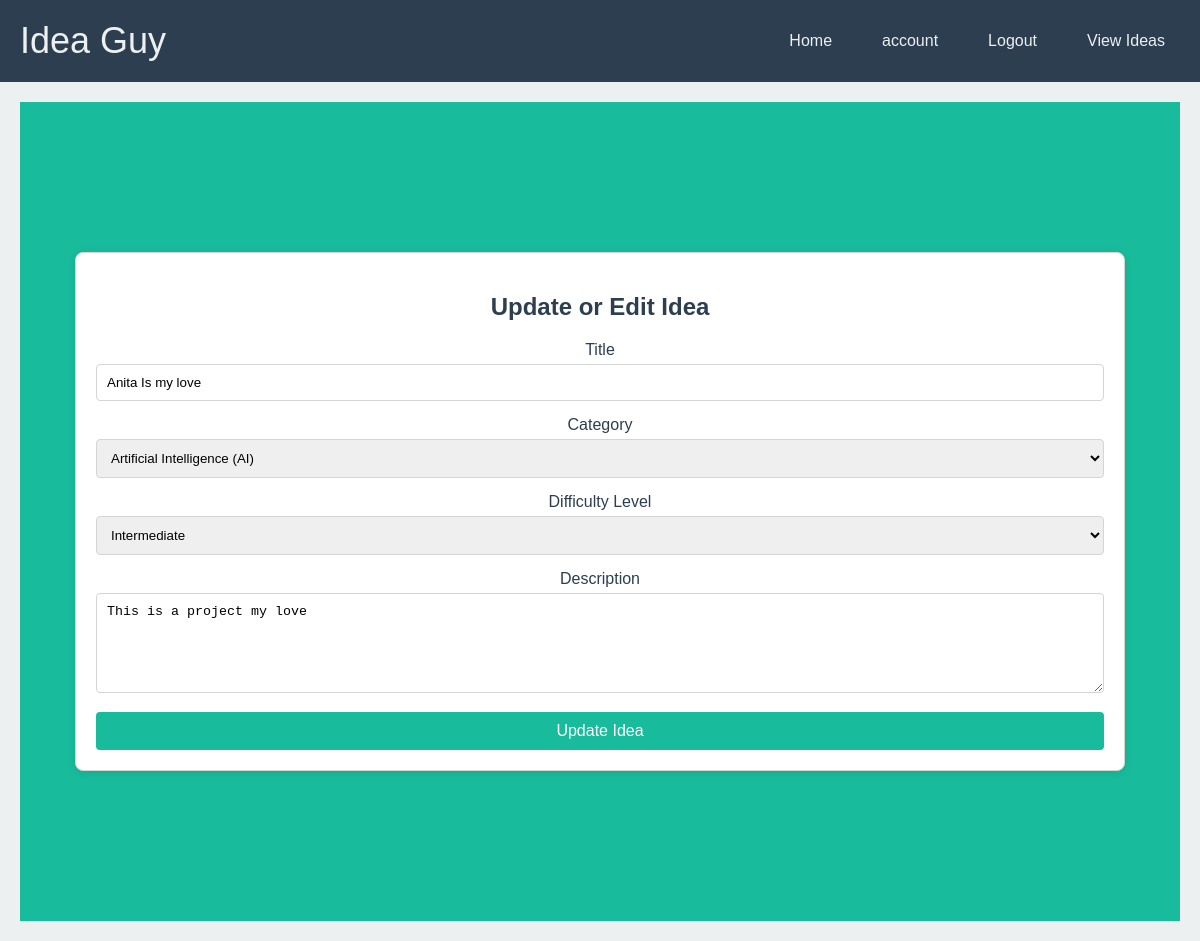
/edit_project/62f413ac-5f7e-4d32-8fc8-8ca17142e685 (signed in), run on an earlier commit of the app's database.
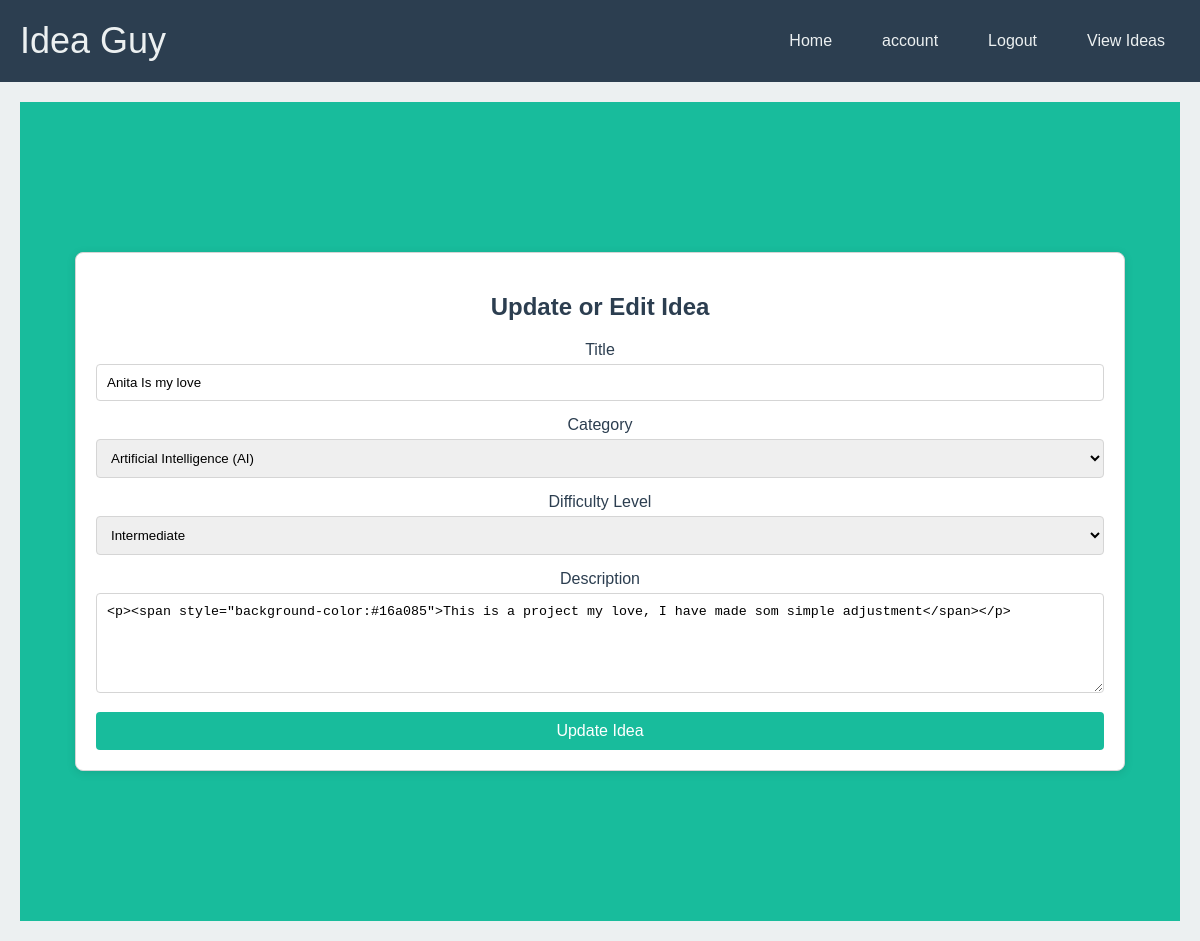
And on a later commit of the database.
### the_idea/models.py (models this page shows, shortened)
class Projects(db.Model):
    project_id = db.Column(db.String(20), primary_key=True)
    title = db.Column(db.String(80), nullable=False)
    difficulty_level = db.Column(db.String(50), nullable=False)
    category = db.Column(db.String(50), nullable=False)
    description = db.Column(db.Text, nullable=False)
    category_id = db.Column(db.Integer, db.ForeignKey('categories.category_id'), nullable=False)
    user_id = db.Column(db.String(20), db.ForeignKey('users.id'), nullable=False)
    created_at = db.Column(db.DateTime, default=db.func.current_timestamp())
    updated_at = db.Column(db.DateTime, default=db.func.current_timestamp())

### the_idea/routes.py (the view, shortened to what this page needs)
@app.route('/edit_project/<project_id>', methods = ['GET', 'POST'])
@login_required
def edit_project(project_id):
    project = Projects.query.filter_by(project_id = project_id).first()
    form = UpdateProjectForm()
    form.title.data = project.title
    form.difficulty_level.data = project.difficulty_level
    form.description.data = project.description
    return render_template('updateidea.html', form = form, title = 'Edit Project')

### the_idea/forms.py
class UpdateProjectForm(FlaskForm):
    choices = [(category.category_name, category.category_name) for category in Categories.query.all()]
    category = SelectField('Category', choices=choices, validators=[DataRequired()])
    title = StringField('Title', validators=[DataRequired()])
    difficulty_level = SelectField('Difficulty Level', choices=[('Beginner', 'Beginner'), ('Intermediate', 'Intermediate'), ('Advanced', 'Advanced')], validators=[DataRequired()])
    description = CKEditorField('Description', validators=[DataRequired()])
    submit = SubmitField('Update Idea')

### the_idea/models.py (called while the page is built)
@login_manager.user_loader
def load_user(user_id):
    return Users.query.get(user_id)

### the_idea/templates/updateidea.html (shortened to what this page needs)
{%extends 'layout.html'%}
{%block content%}
<head>
    <link rel="stylesheet" href="{{url_for('static', filename='css/project.css')}}">
</head>
<section class="form-container">
    <h2>Update or Edit Idea</h2>
    <form action="" method="POST">
        <div class="form-group">
            {{form.title.label}}
            {{form.title}}
        </div>
        <div class="form-group">
            {{form.category.label}}
            {{form.category}}
        </div>
        <div class="form-group">
            {{form.difficulty_level.label}}
            {{form.difficulty_level}}
        </div>
        <div class="form-group">
            {{form.description.label}}
            {{form.description}}
        </div>
        <button type="submit" class="btn">
            {{form.submit.label}}
        </button>
    </form>
</section>
{%endblock%}

### the_idea/templates/layout.html (shortened to what this page needs)
<!DOCTYPE html>
<html lang="en">
<head>
    <link rel="stylesheet" href="https://cdnjs.cloudflare.com/ajax/libs/font-awesome/6.0.0-beta3/css/all.min.css">
    <link rel="stylesheet" href="{{ url_for('static', filename='css/home.css') }}">
</head>
<body>
    <header>
        <nav>
            <div class="logo"><a href="{{ url_for('home') }}">Idea Guy</a></div>
            <ul id="menu">
                {% if current_user.is_authenticated %}
                    <li><a href="{{ url_for('home') }}" class="{{ 'active' if request.endpoint == 'home' else '' }}">Home</a></li>
                    <li><a href="{{url_for('account')}}" class="{{'active' if request.endpint == 'account' else ''}}">account</a></li>
                    <li><a href="{{ url_for('logout') }}" class="{{ 'active' if request.endpoint == 'logout' else '' }}">Logout</a></li>
                {% endif %}
                <li><a href="{{url_for('all_ideas')}}" class="{{ 'active' if request.path == '/view-ideas' else '' }}">View Ideas</a></li>
            </ul>
        </nav>
    </header>
    <main>
        <section class="hero">
            {% block content %}{% endblock %}
        </section>
    </main>
</body>
</html>

### the_idea/static/css/home.css (style rules this page uses)
body { font-family: Arial, sans-serif; margin: 0; background-color: #ECF0F1; color: #2C3E50; margin-top: auto; }
header { background-color: #2C3E50; padding: 20px 0; }
nav { display: flex; justify-content: space-between; align-items: center; max-width: 1200px; margin: 0 auto; padding: 0 20px; }
.logo a { font-size: 1.5em; color: #ECF0F1; text-decoration: none; }
nav ul { list-style: none; display: flex; gap: 20px; margin: 0; padding: 0; }
nav ul li a { color: #ECF0F1; text-decoration: none; padding: 10px 15px; border-radius: 5px; transition: background-color 0.3s; }
.hero { text-align: center; padding: 100px 20px; background-color: #18BC9C; color: #ECF0F1; }
.btn { background-color: #E74C3C; color: #ECF0F1; padding: 15px 30px; text-decoration: none; border-radius: 5px; font-size: 1.2em; transition: background-color 0.3s; }

### the_idea/static/css/project.css (style rules this page uses)
body { font-family: Arial, sans-serif; margin: 0; background-color: #ECF0F1; color: #2C3E50; }
header { background-color: #2C3E50; padding: 20px 0; }
nav { display: flex; justify-content: space-between; align-items: center; max-width: 1200px; margin: 0 auto; padding: 0 20px; }
.logo { font-size: 1.5em; color: #ECF0F1; }
nav ul { list-style: none; display: flex; gap: 20px; }
nav ul li a { color: #ECF0F1; text-decoration: none; padding: 10px 15px; border-radius: 5px; transition: background-color 0.3s; }
main { padding: 20px; }
.form-container { max-width: 90%; margin: 50px auto; padding: 20px; background-color: #FFFFFF; border: 1px solid #D5D5D5; border-radius: 8px; box-shadow: 0 2px 10px rgba(0, 0, 0, 0.1); }
.form-container h2 { text-align: center; margin-bottom: 20px; color: #2C3E50; }
.form-group { margin-bottom: 15px; }
.form-group label { display: block; margin-bottom: 5px; color: #2C3E50; }
.form-group input, .form-group select, .form-group textarea { width: 100%; padding: 10px; border: 1px solid #D5D5D5; border-radius: 4px; box-sizing: border-box; }
.form-group textarea { resize: vertical; min-height: 100px; }
.btn { width: 100%; background-color: #18BC9C; color: #FFFFFF; padding: 10px; text-decoration: none; border: none; border-radius: 4px; font-size: 1em; cursor: pointer; transition: background-color 0.3s; }

What changed in the data, as far as the page shows it:
changed Projects "Anita Is my love": description "This is a project my love" → "<p><span style=\"background-color:#16a085\">This is a project my love, I have made som simple adjustment</span></p>"
